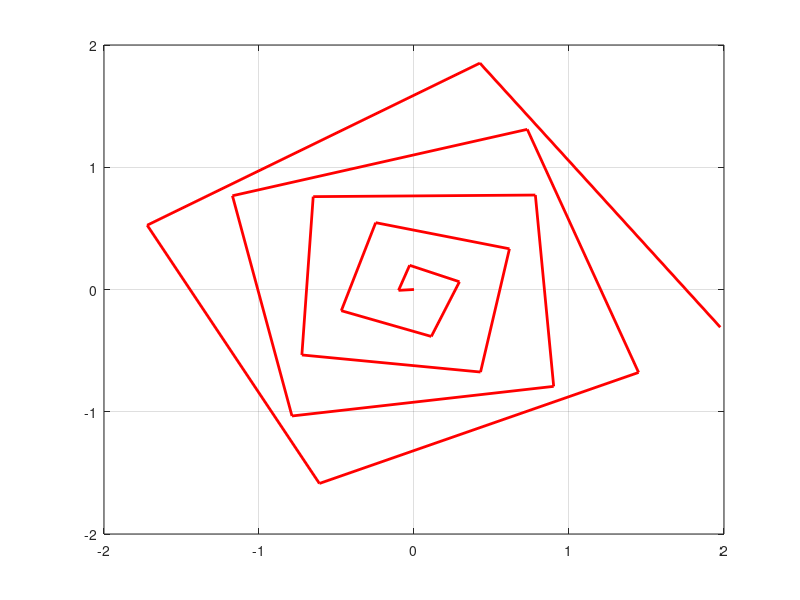

Source code (MATLAB): (Note: this script raises an error after producing the figure.)
clc; clear all; close all;

% Generate Spiral Trajectory Pattern Points and Line Object
% =========================================================
figure
turns=5;
Floor_MAX = abs(2.5);
xPoints=[-1*pi*turns : 1.5: pi*turns];
r=[0:1/(length(xPoints)-1):1];
X=sin(xPoints).*r*(Floor_MAX-0.5);
Y=cos(xPoints).*r*(Floor_MAX-0.5);
plot(X,Y,'-r','LineWidth',2);
hold on; grid on; 
position = animatedline;
axis([-2.5 2.5 -2.5 2.5]); axis square;

x_g = X; % goal x-co-ordinate
y_g = Y; % goal y-co-ordinate
startPoint = 2;
point = startPoint;
steps = 0;

% Robot / Simulation / Control Related Constants/Variables
% ========================================================
R = 41/2; % in mm K3
L = 88.41; % in mm K3
maxVel=2*pi; % max velocity, v-rep, K3
vLeft = pi;  % initial vLeft
vRight = -pi; % initial vRight
v = maxVel; % constant velocity

LOOP=1;
a=1;
i=1; % for 1 robot

dt=0.05; % 50ms v-rep default simulation time-step

distThresh = 0.05;
angleThresh = 0.2;

% v-Rep remote API Initialization Code
% ====================================
vrep=remApi('remoteApi'); % using the prototype file (remoteApiProto.m)
vrep.simxFinish(-1); % just in case, close all opened connections
clientID=vrep.simxStart('127.0.0.1',19999,true,true,5000,5);
if (clientID>-1)
    disp('Connected to remote API server');
else
    disp('Failed connecting to remote API server');
end

% Robot 1 Initialization Code - set initial velocity (zero), get pose
% ==================================================
[~,r1_handle]=vrep.simxGetObjectHandle(clientID,'K3_robot#', vrep.simx_opmode_blocking);
setVelocity(i,vLeft,vRight,vrep,clientID);


flag=true;
while flag
    [x,y,theta] = getPose(vrep,clientID,r1_handle);
    formatSpec = 'LOOP=%03d, X=%4.2f, Y=%4.2f, Th=%4.2f\n';
    fprintf(formatSpec,LOOP,x,y,theta)
    flag=false;
end

vLeft = 0;
vRight = 0;
setVelocity(i,vLeft,vRight,vrep,clientID);
vrep.delete();
%disp('Program ended');
